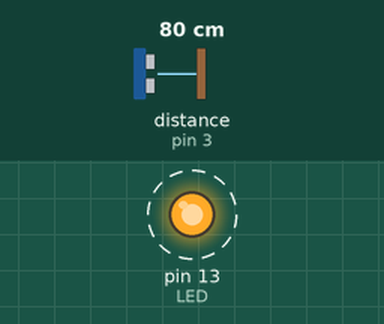
Simulated run of this sketch. Board: Arduino Uno, built with avr-gcc and run on an emulated ATmega328P. Shown: output pins drawn as LEDs (lit = HIGH). Dashed ring = blinking. The test bench sets the inputs (shaded band); at power-on: distance to the obstacle (sensor on pin 3) 80 cm. The echo pulse lasts 58.3 µs per cm.

Above: at 2.9 s.
3.0 s: distance to the obstacle (sensor on pin 3) set to 22 cm
6.5 s: distance to the obstacle (sensor on pin 3) set to 19 cm
At 8.2 s:
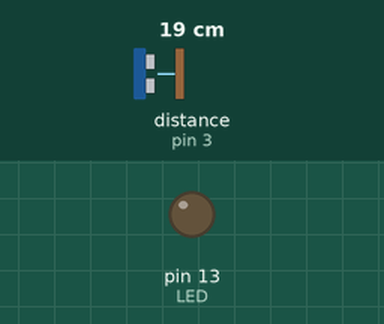
9.3 s: distance to the obstacle (sensor on pin 3) set to 35 cm
At 10.1 s:
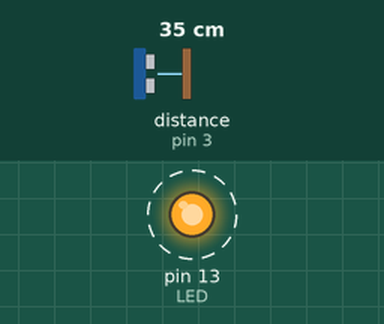
15.5 s: distance to the obstacle (sensor on pin 3) set to 2 cm
At 16.0 s:
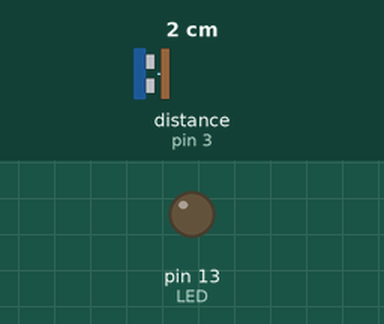
Timing chart, 0 to 18.5 s (numbered marks = the images above; inputs shaded):
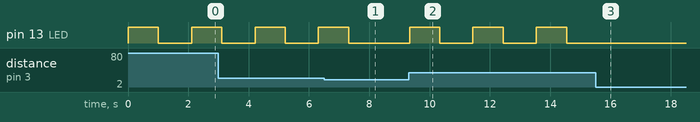

The sketch:

Arduino_code_for_BT_Car.ino
```cpp
// Incluye la librería para el sensor ultrasónico
#include <NewPing.h>

// Define los pines para el sensor ultrasónico
#define TRIGGER_PIN  2
#define ECHO_PIN     3
#define MAX_DISTANCE 200

// Define el pin del LED
#define LED 13

// Crea una instancia del sensor ultrasónico
NewPing sonar(TRIGGER_PIN, ECHO_PIN, MAX_DISTANCE);

void setup() {
  // Inicializa el pin del LED como salida
  pinMode(LED, OUTPUT);
}

void loop() {
  // Realiza la medición de distancia
  unsigned int distance = sonar.ping_cm();

  // Si la distancia es menor que 5 cm, enciende el LED, de lo contrario, apágalo
  if (distance > 20) {
    digitalWrite(LED, HIGH);  // Enciende el LED
    delay(1000);
    digitalWrite(LED, LOW);  // Enciende el LED
    delay(1000);
  } else {
    digitalWrite(LED, LOW);
  }


  // Espera un breve período antes de realizar la siguiente medición
  delay(100);
}
```

Measured:
- the behaviour switches between 21 and 20 cm on distance to the obstacle (sensor on pin 3) (found by bisection; images 0 and 1)
- after the input at 6.5 s, pin 13 (LED): goes on until 7.3 s, then stays LOW
- after the input at 9.3 s, pin 13 (LED): alternates HIGH for 1.0 s and LOW for 1.1 s, starting at once
- after the input at 15.5 s, pin 13 (LED): stops changing and stays LOW
- by itself, pin 13 (LED): alternates HIGH for 1.0 s and LOW for 1.1 s
